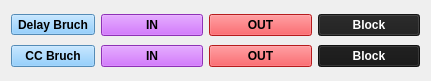
  <widget class="QFrame" name="BruchFrame">
   <property name="geometry">
    <rect>
     <x>583</x>
     <y>52</y>
     <width>431</width>
     <height>81</height>
    </rect>
   </property>
   <property name="sizePolicy">
    <sizepolicy hsizetype="Preferred" vsizetype="Preferred">
     <horstretch>0</horstretch>
     <verstretch>0</verstretch>
    </sizepolicy>
   </property>
   <layout class="QGridLayout" name="gridLayout">
    <item row="0" column="4">
     <widget class="QPushButton" name="pushButton">
      <property name="font">
       <font>
        <weight>75</weight>
        <bold>true</bold>
       </font>
      </property>
      <property name="styleSheet">
       <string notr="true">background-color: rgb(30, 30, 30);
color:rgb(255, 255, 255)
</string>
      </property>
      <property name="text">
       <string>Block</string>
      </property>
     </widget>
    </item>
    <item row="1" column="1">
     <widget class="QPushButton" name="CC">
      <property name="font">
       <font>
        <weight>75</weight>
        <bold>true</bold>
       </font>
      </property>
      <property name="toolTip">
       <string/>
      </property>
      <property name="styleSheet">
       <string notr="true">background-color: rgb(117, 195, 255);
</string>
      </property>
      <property name="text">
       <string>CC Bruch</string>
      </property>
     </widget>
    </item>
    <item row="1" column="4">
     <widget class="QPushButton" name="pushButton_2">
      <property name="font">
       <font>
        <weight>75</weight>
        <bold>true</bold>
       </font>
      </property>
      <property name="styleSheet">
       <string notr="true">background-color: rgb(22, 22, 22);
color:rgb(255, 255, 255)</string>
      </property>
      <property name="text">
       <string>Block</string>
      </property>
     </widget>
    </item>
    <item row="1" column="2">
     <widget class="QPushButton" name="InCC">
      <property name="sizePolicy">
       <sizepolicy hsizetype="Preferred" vsizetype="Preferred">
        <horstretch>0</horstretch>
        <verstretch>0</verstretch>
       </sizepolicy>
      </property>
      <property name="font">
       <font>
        <weight>75</weight>
        <bold>true</bold>
       </font>
      </property>
      <property name="styleSheet">
       <string notr="true">background-color: rgb(199, 69, 255)
</string>
      </property>
      <property name="text">
       <string>IN</string>
      </property>
     </widget>
    </item>
    <item row="0" column="3">
     <widget class="QPushButton" name="OutDelay">
      <property name="sizePolicy">
       <sizepolicy hsizetype="Preferred" vsizetype="Preferred">
        <horstretch>0</horstretch>
        <verstretch>0</verstretch>
       </sizepolicy>
      </property>
      <property name="font">
       <font>
        <weight>75</weight>
        <bold>true</bold>
       </font>
      </property>
      <property name="focusPolicy">
       <enum>Qt::NoFocus</enum>
      </property>
      <property name="styleSheet">
       <string notr="true">background-color: rgb(255, 38, 42)
</string>
      </property>
      <property name="text">
       <string>OUT</string>
      </property>
     </widget>
    </item>
    <item row="1" column="3">
     <widget class="QPushButton" name="OutCC">
      <property name="font">
       <font>
        <weight>75</weight>
        <bold>true</bold>
       </font>
      </property>
      <property name="styleSheet">
       <string notr="true">background-color: rgb(255, 38, 42)
</string>
      </property>
      <property name="text">
       <string>OUT</string>
      </property>
     </widget>
    </item>
    <item row="0" column="1">
     <widget class="QToolButton" name="Delay">
      <property name="font">
       <font>
        <weight>75</weight>
        <bold>true</bold>
       </font>
      </property>
      <property name="toolTip">
       <string/>
      </property>
      <property name="autoFillBackground">
       <bool>false</bool>
      </property>
      <property name="styleSheet">
       <string notr="true">background-color: rgb(117, 195, 255);
</string>
      </property>
      <property name="text">
       <string>Delay Bruch</string>
      </property>
      <property name="checkable">
       <bool>false</bool>
      </property>
     </widget>
    </item>
    <item row="0" column="2">
     <widget class="QPushButton" name="InDelay">
      <property name="font">
       <font>
        <weight>75</weight>
        <bold>true</bold>
       </font>
      </property>
      <property name="styleSheet">
       <string notr="true">background-color: rgb(199, 69, 255)
</string>
      </property>
      <property name="text">
       <string>IN</string>
      </property>
     </widget>
    </item>
   </layout>
  </widget>
